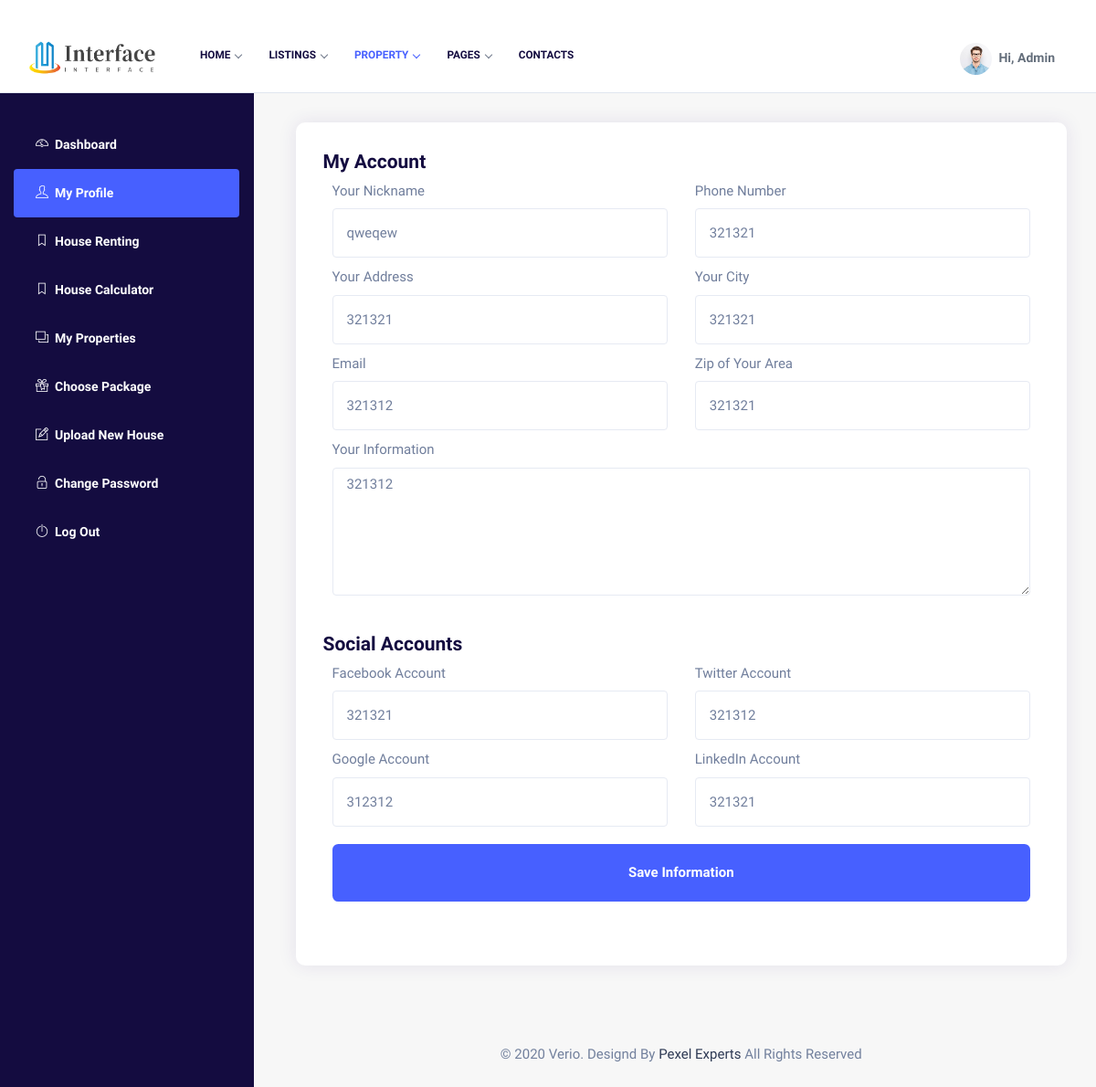
/my-profile (signed in), run on the app's committed database.
### webapp/models.py (models this page shows)
class User(db.Model):
    id = db.Column(db.Integer, primary_key=True)
    username = db.Column(db.String(64), index=True, unique=True)
    email = db.Column(db.String(120), index=True, unique=True)
    password_hash = db.Column(db.String(128))
    nickname = db.Column(db.String(120), index=True)
    phone = db.Column(db.String(120), index=True, unique=True)
    address = db.Column(db.String(120), index=True)
    city = db.Column(db.String(120), index=True)
    zip = db.Column(db.String(120), index=True)
    about = db.Column(db.String(500), index=True)
    facebook = db.Column(db.String(120), index=True)
    twitter = db.Column(db.String(120), index=True)
    google = db.Column(db.String(120), index=True)
    linkedin = db.Column(db.String(120), index=True)
    houses = db.relationship('House', backref='user', lazy='dynamic')

### webapp/routes.py (the view)
@app.route('/my-profile', methods=['GET', 'POST'])
def my_profile():
    user = {'username': 'User'}
    form = MyProfileForm()
    if not session.get("USERNAME") is None:
        if form.validate_on_submit():
            user_in_db = User.query.filter(User.username == session.get("USERNAME")).first()
            user_in_db.nickname = form.nickname.data
            user_in_db.phone = form.phone.data
            user_in_db.address = form.address.data
            user_in_db.city = form.city.data
            user_in_db.email = form.email.data
            user_in_db.zip = form.zip.data
            user_in_db.about = form.about.data
            user_in_db.facebook = form.facebook.data
            user_in_db.twitter = form.twitter.data
            user_in_db.google = form.google.data
            user_in_db.linkedin = form.linkedin.data
            db.session.commit()
            flash('personal information saved')
            return redirect(url_for('my_profile'))
        elif request.method == 'GET':
            user_in_db = User.query.filter(User.username == session.get("USERNAME")).first()
            form.nickname.data = user_in_db.nickname
            form.phone.data = user_in_db.phone
            form.address.data = user_in_db.address
            form.city.data = user_in_db.city
            form.email.data = user_in_db.email
            form.zip.data = user_in_db.zip
            form.about.data = user_in_db.about
            form.facebook.data = user_in_db.facebook
            form.twitter.data = user_in_db.twitter
            form.google.data = user_in_db.google
            form.linkedin.data = user_in_db.linkedin
    else:
        flash("User needs to either login or signup first")
    return render_template("my-profile.html", form=form)

### webapp/forms.py
class MyProfileForm(FlaskForm):
    nickname = StringField('Your Nickname', validators=[DataRequired()])
    phone = StringField('Phone Number', validators=[DataRequired()])
    address = StringField('Your Address', validators=[DataRequired()])
    city = StringField('Your City', validators=[DataRequired()])
    email = StringField('Email', validators=[DataRequired()])
    zip = StringField('Zip of Your Area', validators=[DataRequired()])
    about = TextAreaField('Your Information', validators=[DataRequired()])
    facebook = StringField('Facebook Account', validators=[DataRequired()])
    twitter = StringField('Twitter Account', validators=[DataRequired()])
    google = StringField('Google Account', validators=[DataRequired()])
    linkedin = StringField('LinkedIn Account', validators=[DataRequired()])
    submit = SubmitField('Save Information')

### webapp/templates/my-profile.html (shortened to what this page needs)
﻿{% extends "base_After.html" %}
{% block content %}
			<section class="gray p-0">
				<div class="container-fluid p-0">
					<div class="row">
						<div class="col-lg-3 col-md-4 col-sm-12">
							<div class="property_dashboard_navbar">
								<div class="dash_user_menues">
									<ul>
										<li><a href="dashboard.html"><i class="ti-dashboard"></i>Dashboard</a></li>
										<li class="active"><a href="my-profile"><i class="ti-user"></i>My Profile</a></li>
										<li><a href="house_list"><i class="ti-bookmark"></i>House Renting</a></li>
                                        <li><a href="calculator"><i class="ti-bookmark"></i>House Calculator</a></li>
										<li><a href="my-property.html"><i class="ti-layers"></i>My Properties</a></li>
										<li><a href="choose-package.html"><i class="ti-gift"></i>Choose Package</a></li>
										<li><a href="upload_house"><i class="ti-pencil-alt"></i>Upload New House</a></li>
										<li><a href="change-password"><i class="ti-unlock"></i>Change Password</a></li>
										<li><a href="#"><i class="ti-power-off"></i>Log Out</a></li>
									</ul>
								</div>
							</div>
						</div>
						<div class="col-lg-9 col-md-8 col-sm-12">
							<div class="dashboard-body">
								<div class="dashboard-wraper">
                                    <form action="" method="post" novalidate>
									    <div class="frm_submit_block">
										    <h4>My Account</h4>
										    <div class="frm_submit_wrap">
											    <div class="form-row">
												    <div class="form-group col-md-6">
                                                        {{ form.nickname.label }}<br>
                                                        {{ form.nickname (class="form-control" ,placeholder="Enter your nickname") }}
												    </div>
												    <div class="form-group col-md-6">
                                                        {{ form.phone.label }}<br>
                                                        {{ form.phone (class="form-control" ,placeholder="Enter your phone number") }}
												    </div>
												    <div class="form-group col-md-6">
                                                        {{ form.address.label }}<br>
                                                        {{ form.address (class="form-control" ,placeholder="Enter your address") }}
												    </div>
												    <div class="form-group col-md-6">
                                                        {{ form.city.label }}<br>
                                                        {{ form.city (class="form-control" ,placeholder="Enter your city") }}
												    </div>
												    <div class="form-group col-md-6">
                                                        {{ form.email.label }}<br>
                                                        {{ form.email (class="form-control" ,placeholder="Enter your email") }}
												    </div>
												    <div class="form-group col-md-6">
                                                        {{ form.zip.label }}<br>
                                                        {{ form.zip (class="form-control" ,placeholder="Enter your zip") }}
												    </div>
												    <div class="form-group col-md-12">
                                                        {{ form.about.label }}<br>
                                                        {{ form.about (class="form-control" ,placeholder="Write something here about you") }}
												    </div>
											    </div>
										    </div>
									    </div>
									    <div class="frm_submit_block">
										    <h4>Social Accounts</h4>
										    <div class="frm_submit_wrap">
											    <div class="form-row">
												    <div class="form-group col-md-6">
                                                        {{ form.facebook.label }}<br>
                                                        {{ form.facebook (class="form-control" ,placeholder="Your Facebook Account") }}
												    </div>
												    <div class="form-group col-md-6">
                                                        {{ form.twitter.label }}<br>
                                                        {{ form.twitter (class="form-control" ,placeholder="Your Twitter Account") }}
												    </div>
												    <div class="form-group col-md-6">
                                                        {{ form.google.label }}<br>
                                                        {{ form.google (class="form-control" ,placeholder="Your Google Account") }}
												    </div>
												    <div class="form-group col-md-6">
                                                        {{ form.linkedin.label }}<br>
                                                        {{ form.linkedin (class="form-control" ,placeholder="Your LinkedIn Account") }}
												    </div>
												    <div class="form-group col-lg-12 col-md-12">
													    {{ form.submit(class="btn btn-md full-width pop-login bg-2") }}
												    </div>
											    </div>
										    </div>
									    </div>
                                    </form>
								</div>
								<div class="row">
									<div class="col-md-12 col-lg-12 mt-4">
										<footer class="text-center">
											<p class="mb-0">© 2020 Verio. Designd By <a href="#">Pexel Experts</a> All Rights Reserved</p>
										</footer>
									</div>
								</div>
							</div>
						</div>
					</div>
				</div>
			</section>
{% endblock %}

### webapp/static/assets/css/colors.css (style rules this page uses)
.yellow-skin .theme-bg,.yellow-skin .property_search_filter label:hover, .yellow-skin .property_search_filter label.active, .yellow-skin li.login-attri.theme-log a, .yellow-skin .range-slider .ui-slider .ui-slider-handle, .yellow-skin .range-slider .ui-widget-header, .yellow-skin .packages_bottombody .btn-pricing:hover, .yellow-skin .packages_bottombody .btn-pricing:focus .yellow-skin .select2-container--default .select2-results__option--highlighted[aria-selected], .yellow-skin .pagination li:first-child a, .yellow-skin .btn.btn-theme, .yellow-skin .btn.btn-theme:hover, .yellow-skin .btn.btn-theme:focus, .yellow-skin .btn.search-btn, .yellow-skin .btn-theme-2:hover, .yellow-skin .btn-theme-2:focus, .yellow-skin .btn-outline-theme:hover, .yellow-skin .btn-outline-theme:focus, .yellow-skin .btn.search-btn, .yellow-skin .simple-search-wrap .pk-input-group .pk-subscribe-submit, .yellow-skin .btn.search-btn-outline:hover, .yellow-skin .btn.search-btn-outline:focus, .yellow-skin .single_property_style.property-1 .listing-detail-btn .more-btn, .yellow-skin .home-slider-desc .read-more, .yellow-skin .nav-tabs .nav-item.show .nav-link, .yellow-skin .nav-tabs .nav-link.active, .yellow-skin .checkbox-custom:checked + .checkbox-custom-label:before, .yellow-skin .radio-custom:checked + .radio-custom-label:before, .yellow-skin .btn.pop-login, .yellow-skin .single_widgets.widget_search form button, .yellow-skin .single_widgets.widget_tags ul li a:hover, .yellow-skin .single_widgets.widget_tags ul li a:focus, .yellow-skin .pagination>.active>a, .yellow-skin .pagination>.active>a:focus, .yellow-skin .pagination>.active>a:hover, .yellow-skin .pagination>.active>span, .yellow-skin .pagination>.active>span:focus, .yellow-skin .pagination>.active>span:hover, .yellow-skin .pagination>li>a:focus, .yellow-skin .pagination>li>a:hover { background-color:#f95d02; background:#f95d02; }
.yellow-skin a.link:hover, .yellow-skin a.link:focus, .yellow-skin a:hover, a:focus, .yellow-skin .theme-cl, .yellow-skin .btn.btn-theme-light, .yellow-skin .bl-continue, .yellow-skin .header-dark-transparent.header-fixed .attributes li.submit-attri a, .yellow-skin nav .menu li a.active, .yellow-skin nav .menu li.dropdown.open > a, .yellow-skin nav .menu .mg-menu li a i, .yellow-skin nav .menu li a:hover, .yellow-skin .recommended .pr-value, .yellow-skin .btn-outline-theme, .yellow-skin .attributes li.submit-attri.theme-log a, .yellow-skin .btn.search-btn-outline, .yellow-skin .dw-proprty-info li, .yellow-skin .ps-trep .ps-type, .yellow-skin .dash_user_menues ul li.active a, .yellow-skin span.mod-close, .yellow-skin .blog-page .article_detail_wrapss blockquote .icon, .yellow-skin .single_article_pagination .article_pagination_center_grid a, .yellow-skin .blog-page .article_detail_wrapss .comment-area .all-comments article .comment-details .comment-meta .comment-left-meta .comment-date, .yellow-skin .cn-info-icon i, .yellow-skin .client-info h5, .yellow-skin .listing-card-info-price { color:#f95d02; }
.yellow-skin .pagination>.active>a, .yellow-skin .pagination>.active>a:focus, .yellow-skin .pagination>.active>a:hover, .yellow-skin .pagination>.active>span, .yellow-skin .pagination>.active>span:focus, .yellow-skin .pagination>.active>span:hover, .yellow-skin .pagination>li>a:focus, .yellow-skin .pagination>li>a:hover, .yellow-skin .pagination li:first-child a, .yellow-skin .range-slider .ui-slider .ui-slider-handle, .yellow-skin .attributes li.submit-attri.theme-log a, .yellow-skin .header-dark-transparent.header-fixed .attributes li.submit-attri a, .yellow-skin .btn.btn-theme, .yellow-skin .btn-theme-2:hover, .yellow-skin .btn-theme-2:focus, .yellow-skin .btn.btn-theme:hover, .yellow-skin .btn.btn-theme:focus, .yellow-skin .btn-outline-theme:hover, .yellow-skin .btn-outline-theme:focus, .yellow-skin .btn-outline-theme, .yellow-skin .simple-search-wrap .pk-input-group .pk-subscribe-submit, .yellow-skin .btn.search-btn-outline, .yellow-skin .btn.search-btn-outline:hover, .yellow-skin .btn.search-btn-outline:focus, .yellow-skin .single_property_style.property-1 .listing-detail-btn .more-btn, .yellow-skin .nav-tabs .nav-item.show .nav-link, .yellow-skin .nav-tabs .nav-link.active, .yellow-skin .btn.pop-login, .yellow-skin .single_widgets.widget_tags ul li a:hover, .yellow-skin .single_widgets.widget_tags ul li a:focus { border-color:#f95d02; }

### data on the page
User: nickname "qweqew", phone "321321", address "321321", city "321321", email "321312", zip "321321", about "321312", facebook "321321", twitter "321312", google "312312", linkedin "321321"
